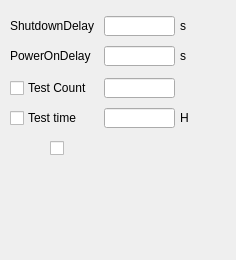
<?xml version="1.0" encoding="UTF-8"?>
<ui version="4.0">
 <class>widgetAutoPowerTest</class>
 <widget class="QWidget" name="widgetAutoPowerTest">
  <property name="geometry">
   <rect>
    <x>0</x>
    <y>0</y>
    <width>236</width>
    <height>260</height>
   </rect>
  </property>
  <property name="windowTitle">
   <string>Form</string>
  </property>
  <widget class="QLabel" name="label_AutoPower_ShutdownDelay">
   <property name="geometry">
    <rect>
     <x>10</x>
     <y>18</y>
     <width>91</width>
     <height>16</height>
    </rect>
   </property>
   <property name="text">
    <string>ShutdownDelay</string>
   </property>
  </widget>
  <widget class="QLineEdit" name="lineEdit_AutoPower_ShutdownDelay">
   <property name="geometry">
    <rect>
     <x>104</x>
     <y>16</y>
     <width>71</width>
     <height>20</height>
    </rect>
   </property>
  </widget>
  <widget class="QLabel" name="label">
   <property name="geometry">
    <rect>
     <x>180</x>
     <y>18</y>
     <width>16</width>
     <height>16</height>
    </rect>
   </property>
   <property name="text">
    <string>s</string>
   </property>
  </widget>
  <widget class="QLineEdit" name="lineEdit_AutoPower_PowerOnDelay">
   <property name="geometry">
    <rect>
     <x>104</x>
     <y>46</y>
     <width>71</width>
     <height>20</height>
    </rect>
   </property>
  </widget>
  <widget class="QLabel" name="label_AutoPower_ShutdownDelay_2">
   <property name="geometry">
    <rect>
     <x>10</x>
     <y>48</y>
     <width>91</width>
     <height>16</height>
    </rect>
   </property>
   <property name="text">
    <string>PowerOnDelay</string>
   </property>
  </widget>
  <widget class="QLabel" name="label_2">
   <property name="geometry">
    <rect>
     <x>180</x>
     <y>48</y>
     <width>16</width>
     <height>16</height>
    </rect>
   </property>
   <property name="text">
    <string>s</string>
   </property>
  </widget>
  <widget class="QLabel" name="label_AutoPower_ShutdownDelay_3">
   <property name="geometry">
    <rect>
     <x>28</x>
     <y>110</y>
     <width>61</width>
     <height>16</height>
    </rect>
   </property>
   <property name="text">
    <string>Test time</string>
   </property>
  </widget>
  <widget class="QLineEdit" name="lineEdit_AutoPower_TestCnt">
   <property name="geometry">
    <rect>
     <x>104</x>
     <y>78</y>
     <width>71</width>
     <height>20</height>
    </rect>
   </property>
  </widget>
  <widget class="QLabel" name="label_AutoPower_ShutdownDelay_4">
   <property name="geometry">
    <rect>
     <x>28</x>
     <y>80</y>
     <width>61</width>
     <height>16</height>
    </rect>
   </property>
   <property name="text">
    <string>Test Count</string>
   </property>
  </widget>
  <widget class="QLineEdit" name="lineEdit_AutoPower_TestTime">
   <property name="geometry">
    <rect>
     <x>104</x>
     <y>108</y>
     <width>71</width>
     <height>20</height>
    </rect>
   </property>
  </widget>
  <widget class="QLabel" name="label_3">
   <property name="geometry">
    <rect>
     <x>180</x>
     <y>110</y>
     <width>16</width>
     <height>16</height>
    </rect>
   </property>
   <property name="text">
    <string>H</string>
   </property>
  </widget>
  <widget class="QCheckBox" name="checkBox_AutoPowerTestCnt">
   <property name="geometry">
    <rect>
     <x>10</x>
     <y>80</y>
     <width>16</width>
     <height>16</height>
    </rect>
   </property>
   <property name="text">
    <string/>
   </property>
  </widget>
  <widget class="QCheckBox" name="checkBox_AutoPowerTestTime">
   <property name="geometry">
    <rect>
     <x>10</x>
     <y>110</y>
     <width>16</width>
     <height>16</height>
    </rect>
   </property>
   <property name="text">
    <string/>
   </property>
  </widget>
  <widget class="SwitchButton" name="checkBox_AutoPowerErrStop">
   <property name="geometry">
    <rect>
     <x>50</x>
     <y>140</y>
     <width>71</width>
     <height>16</height>
    </rect>
   </property>
   <property name="text">
    <string/>
   </property>
  </widget>
 </widget>
 <customwidgets>
  <customwidget>
   <class>SwitchButton</class>
   <extends>QCheckBox</extends>
   <header>switchbutton.h</header>
  </customwidget>
 </customwidgets>
 <resources/>
 <connections/>
</ui>
